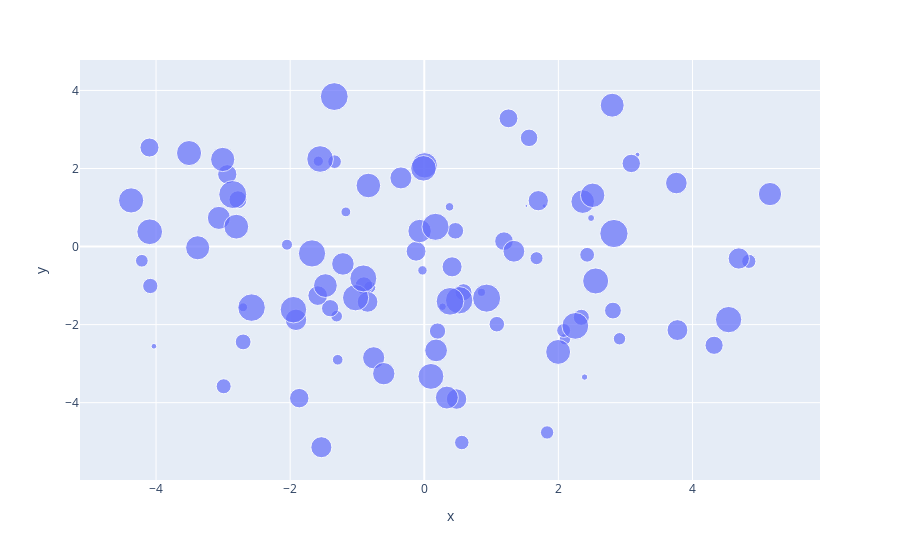

The cell this chart's notebook holds for it:
### Code cell
fig = px.scatter(projection, x=projection['x'][:100], y=projection['y'][:100], size=product_metadata['product_id'][:100])
fig.show()
